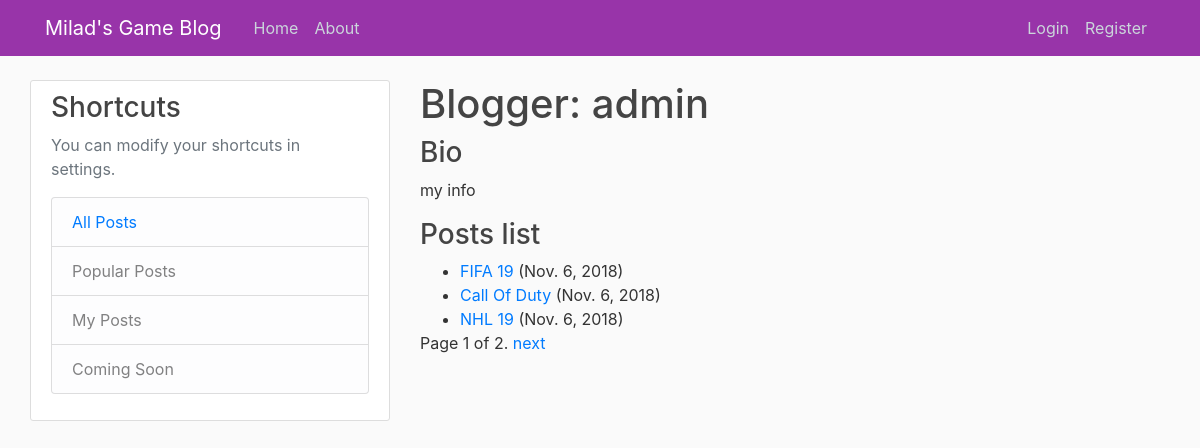
Screenshot of /blogger/1 with the database file from the repository.
### blog/models.py (models this page shows, shortened)
class BlogAuthor(models.Model):
    user = models.ForeignKey(User, on_delete=models.SET_NULL, null=True)
    bio = models.TextField(max_length=400, help_text="Enter your bio details here.")
    class Meta:
        ordering = ["user","bio"]
    def __str__(self):
        return self.user.username

class Blog(models.Model):
    name = models.CharField(max_length=200)
    author = models.ForeignKey(BlogAuthor, on_delete=models.SET_NULL, null=True)
    description = models.TextField(max_length=2000, help_text="Enter you blog text here.")
    post_date = models.DateField(default=date.today)
    class Meta:
        ordering = ["-post_date"]
    def get_absolute_url(self):
        return reverse('blog-detail', args=[str(self.id)])

### blog/views.py (the view)
# urls.py: path('blogger/<int:pk>', views.BlogListbyAuthorView.as_view(), name='blogs-by-author'),
class BlogListbyAuthorView(generic.ListView):
    model = Blog
    paginate_by = 3
    template_name ='blog/blog_list_by_author.html'
    def get_queryset(self):
        id = self.kwargs['pk']
        target_author=get_object_or_404(BlogAuthor, pk = id)
        return Blog.objects.filter(author=target_author)
    def get_context_data(self, **kwargs):
        context = super(BlogListbyAuthorView, self).get_context_data(**kwargs)
        context['blogger'] = get_object_or_404(BlogAuthor, pk = self.kwargs['pk'])
        return context

### blog/templates/blog/blog_list_by_author.html
{% extends "base.html" %}
{% block content %}
    <h1>Blogger: {{blogger}}</h1>
    <h3>Bio</h3>
    <p>{{blogger.bio}}</p>
    {% if blog_list %}
    <h3>Posts list</h3>
    <ul>
      {% for blog in blog_list %}
      <li>
        <a href="{{ blog.get_absolute_url }}">{{ blog.name }}</a> ({{blog.post_date}})</a>
      </li>
      {% endfor %}
    </ul>
    {% else %}
      <p>This blogger hasn't posted anything yet.</p>
    {% endif %}
{% endblock %}

### blog/static/css/styles.css (style rules this page uses)
body { background: #fafafa; color: #333333; margin-top: 5rem; }
h1, h2, h3, h4, h5, h6 { color: #444444; }
ul { margin: 0; }

### rows the page displays
BlogAuthor: user.username "admin", bio "my info"
Blog: name "FIFA 19", post_date "Nov. 6, 2018"
Blog: name "Call Of Duty", post_date "Nov. 6, 2018"
Blog: name "NHL 19", post_date "Nov. 6, 2018"

### other values shown
{{ page_obj.number }} "1"
{{ page_obj.paginator.num_pages }} "2"
